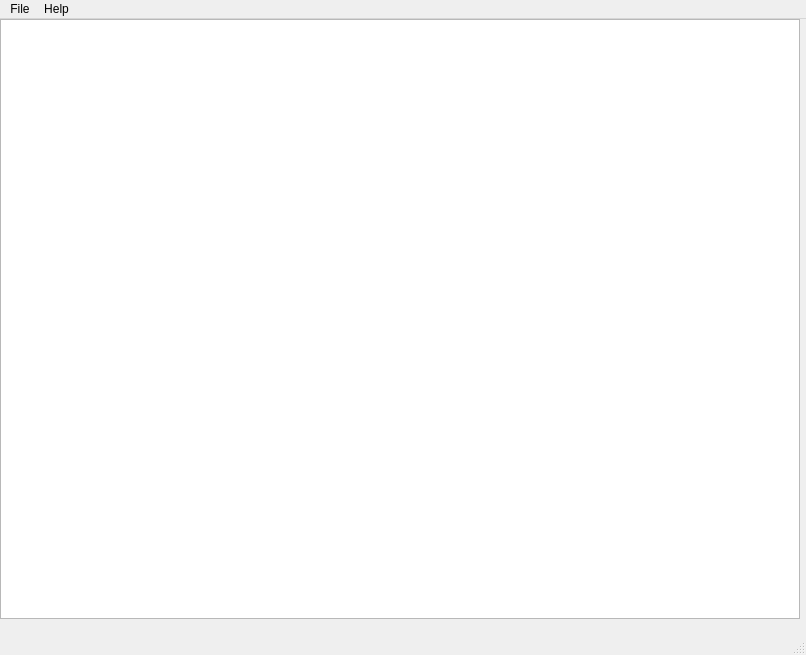
<?xml version="1.0" encoding="UTF-8"?>
<ui version="4.0">
 <class>MainWindow</class>
 <widget class="QMainWindow" name="MainWindow">
  <property name="geometry">
   <rect>
    <x>0</x>
    <y>0</y>
    <width>806</width>
    <height>655</height>
   </rect>
  </property>
  <property name="windowTitle">
   <string>Ground Truth </string>
  </property>
  <widget class="QWidget" name="centralwidget">
   <widget class="QGraphicsView" name="graphicsView">
    <property name="geometry">
     <rect>
      <x>0</x>
      <y>0</y>
      <width>800</width>
      <height>600</height>
     </rect>
    </property>
   </widget>
  </widget>
  <widget class="QMenuBar" name="menubar">
   <property name="geometry">
    <rect>
     <x>0</x>
     <y>0</y>
     <width>806</width>
     <height>26</height>
    </rect>
   </property>
   <widget class="QMenu" name="menuFile">
    <property name="title">
     <string>File</string>
    </property>
    <addaction name="actionOpen"/>
    <addaction name="actionOpen_Directory"/>
    <addaction name="separator"/>
    <addaction name="actionExit"/>
   </widget>
   <widget class="QMenu" name="menuHelp">
    <property name="title">
     <string>Help</string>
    </property>
   </widget>
   <addaction name="menuFile"/>
   <addaction name="menuHelp"/>
  </widget>
  <widget class="QStatusBar" name="statusbar"/>
  <action name="actionOpen">
   <property name="text">
    <string>Open</string>
   </property>
  </action>
  <action name="actionOpen_Directory">
   <property name="text">
    <string>Open Directory</string>
   </property>
  </action>
  <action name="actionExit">
   <property name="text">
    <string>Exit</string>
   </property>
  </action>
 </widget>
 <resources/>
 <connections/>
</ui>
